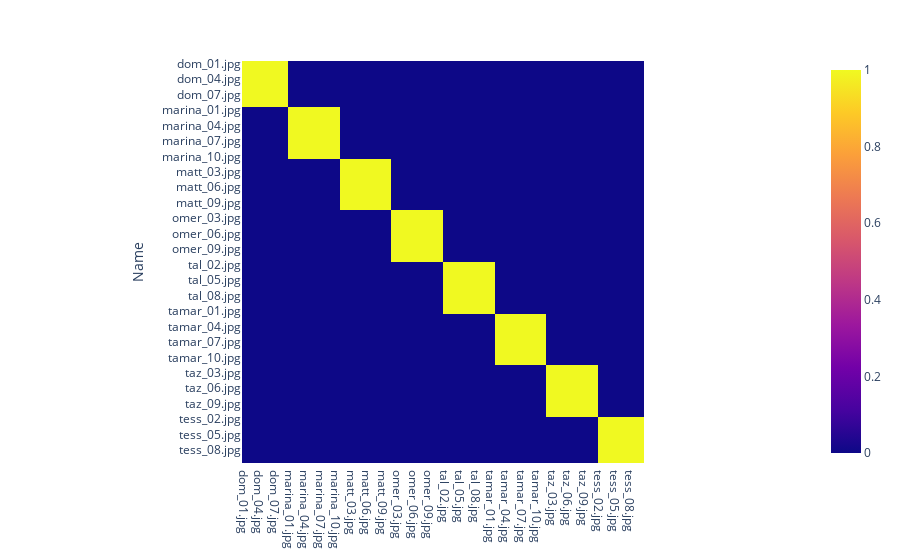

The notebook cell saved with this chart:
### Code cell
px.imshow(true_df)

### Figure 1 — Plotly figure (JSON) as saved in the notebook; plotly's stock layout.template omitted (floating-point values rounded to 4 significant figures; data arrays with more than 128 entries replaced by an {"elided": "..."} marker saying what was removed)
{"data": [{"coloraxis": "coloraxis", "hovertemplate": "x: %{x}<br>Name: %{y}<br>color: %{z}<extra></extra>", "type": "heatmap", "x": ["dom_01.jpg", "dom_02.jpg", "dom_03.jpg", "dom_04.jpg", "dom_05.jpg", "dom_06.jpg", "dom_07.jpg", "dom_09.jpg", "dom_10.jpg", "marina_01.jpg", "marina_02.jpg", "marina_03.jpg", "marina_04.jpg", "marina_05.jpg", "marina_06.jpg", "marina_07.jpg", "marina_08.jpg", "marina_09.jpg", "marina_10.jpg", "matt_01.jpg", "matt_02.jpg", "matt_03.jpg", "matt_04.jpg", "matt_05.jpg", "matt_06.jpg", "matt_07.jpg", "matt_08.jpg", "matt_09.jpg", "matt_10.jpg", "omer_02.jpg", "omer_03.jpg", "omer_04.jpg", "omer_05.jpg", "omer_06.jpg", "omer_07.jpg", "omer_08.jpg", "omer_09.jpg", "omer_10.jpg", "tal_01.jpg", "tal_02.jpg", "tal_03.jpg", "tal_04.jpg", "tal_05.jpg", "tal_06.jpg", "tal_07.jpg", "tal_08.jpg", "tal_09.jpg", "tal_10.jpg", "tamar_01.jpg", "tamar_02.jpg", "tamar_03.jpg", "tamar_04.jpg", "tamar_05.jpg", "tamar_06.jpg", "tamar_07.jpg", "tamar_08.jpg", "tamar_09.jpg", "tamar_10.jpg", "taz_01.jpg", "taz_02.jpg", "taz_03.jpg", "taz_04.jpg", "taz_05.jpg", "taz_06.jpg", "taz_07.jpg", "taz_08.jpg", "taz_09.jpg", "taz_10.jpg", "tess_01.jpg", "tess_02.jpg", "tess_03.jpg", "tess_04.jpg", "tess_05.jpg", "tess_06.jpg", "tess_07.jpg", "tess_08.jpg", "tess_09.jpg", "tess_10.jpg"], "y": ["dom_01.jpg", "dom_02.jpg", "dom_03.jpg", "dom_04.jpg", "dom_05.jpg", "dom_06.jpg", "dom_07.jpg", "dom_09.jpg", "dom_10.jpg", "marina_01.jpg", "marina_02.jpg", "marina_03.jpg", "marina_04.jpg", "marina_05.jpg", "marina_06.jpg", "marina_07.jpg", "marina_08.jpg", "marina_09.jpg", "marina_10.jpg", "matt_01.jpg", "matt_02.jpg", "matt_03.jpg", "matt_04.jpg", "matt_05.jpg", "matt_06.jpg", "matt_07.jpg", "matt_08.jpg", "matt_09.jpg", "matt_10.jpg", "omer_02.jpg", "omer_03.jpg", "omer_04.jpg", "omer_05.jpg", "omer_06.jpg", "omer_07.jpg", "omer_08.jpg", "omer_09.jpg", "omer_10.jpg", "tal_01.jpg", "tal_02.jpg", "tal_03.jpg", "tal_04.jpg", "tal_05.jpg", "tal_06.jpg", "tal_07.jpg", "tal_08.jpg", "tal_09.jpg", "tal_10.jpg", "tamar_01.jpg", "tamar_02.jpg", "tamar_03.jpg", "tamar_04.jpg", "tamar_05.jpg", "tamar_06.jpg", "tamar_07.jpg", "tamar_08.jpg", "tamar_09.jpg", "tamar_10.jpg", "taz_01.jpg", "taz_02.jpg", "taz_03.jpg", "taz_04.jpg", "taz_05.jpg", "taz_06.jpg", "taz_07.jpg", "taz_08.jpg", "taz_09.jpg", "taz_10.jpg", "tess_01.jpg", "tess_02.jpg", "tess_03.jpg", "tess_04.jpg", "tess_05.jpg", "tess_06.jpg", "tess_07.jpg", "tess_08.jpg", "tess_09.jpg", "tess_10.jpg"], "z": {"elided": "78x78 int values"}}], "layout": {"coloraxis": {"colorscale": [[0, "#0d0887"], [0.1111, "#46039f"], [0.2222, "#7201a8"], [0.3333, "#9c179e"], [0.4444, "#bd3786"], [0.5556, "#d8576b"], [0.6667, "#ed7953"], [0.7778, "#fb9f3a"], [0.8889, "#fdca26"], [1, "#f0f921"]]}, "margin": {"t": 60}, "xaxis": {"constrain": "domain", "scaleanchor": "y"}, "yaxis": {"autorange": "reversed", "constrain": "domain", "title": {"text": "Name"}}}}
